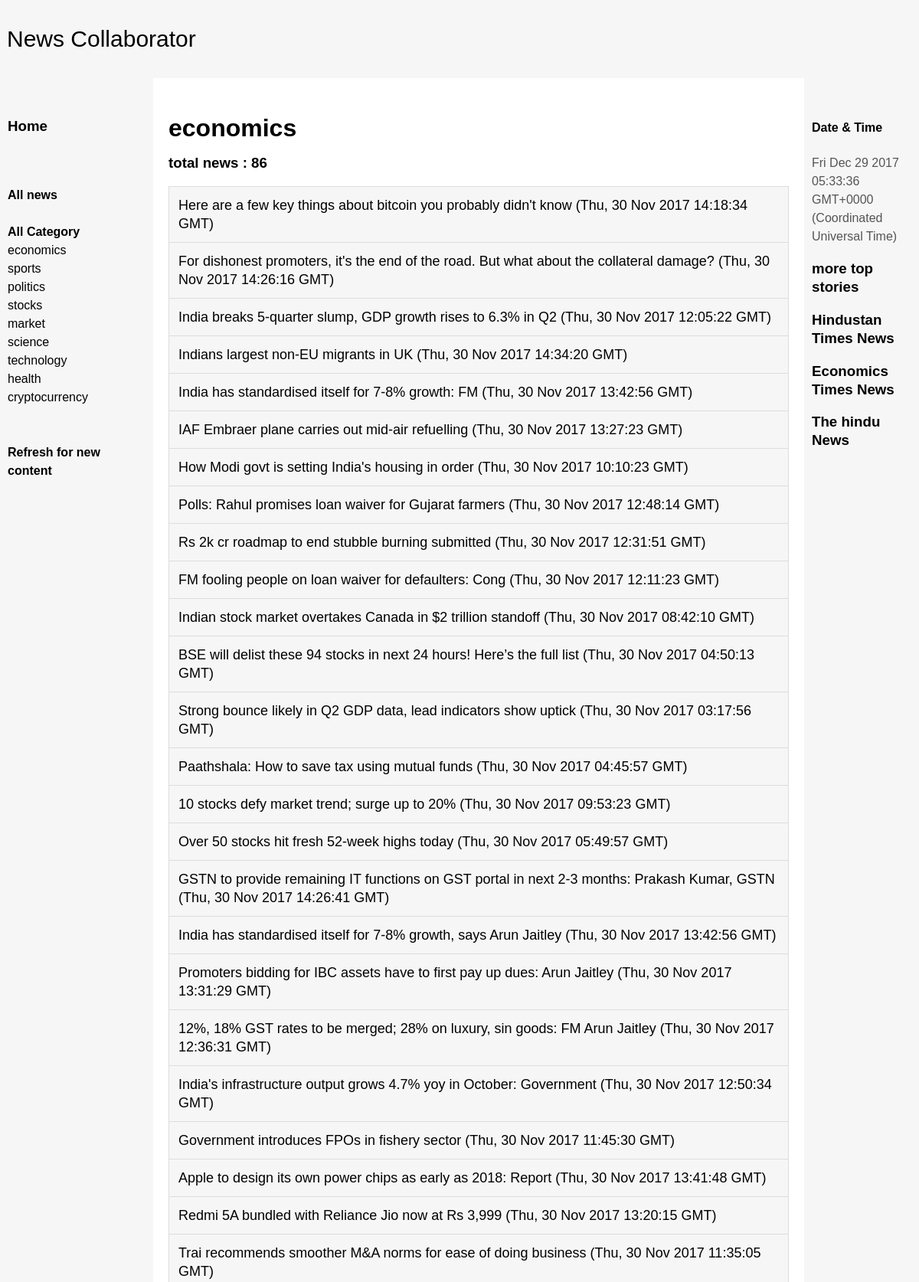
Screenshot of /catalog/economics/ (upper part) with the database file from the repository.
### catalog/models.py (models this page shows, shortened)
class News(models.Model):
    title = models.CharField(max_length=200)
    date = models.CharField(max_length=100)
    description = models.TextField(max_length=1000, help_text="Enter a brief description of the news")
    link = models.CharField(max_length=100, help_text="hfjhhj")
    category = models.CharField(Genre, max_length=100, help_text="Select a genre for this news")
    def get_absolute_url(self):
        return reverse('news-detail', args=[str(self.id)])

### catalog/views.py (the view)
def economics(request):
    category_news = News.objects.filter(category="economics")
    category_count = News.objects.filter(category="economics").count()
    return render(
           request,
           'categories.html',
            context={'category_news':category_news,'category_count':category_count,'c':"economics"},
    )

### catalog/templates/categories.html
{% extends "base_generic.html" %}
{% block content %}
    <h1>{{ c }}</h1>
    <h3>total news : {{ category_count }}</h3>
    {% if category_news %}
    <ul id="myUL">
      {% for news in category_news %}
      <li>
        <a href="{{ news.get_absolute_url }}",style="text-decoration=none">{{ news.title }}</a> ({{news.date}})
      </li>
      {% endfor %}
    </ul>
    {% else %}
      <p>There are no news available.</p>
    {% endif %}
{% endblock %}

### catalog/templates/base_generic.html (style rules this page uses)
body { min-width: 630px; }
body { margin: 0; padding: 0; font-family:Sans-serif; line-height: 1.5em; }
#myUL { list-style-type: none; text-decoration: none !important; padding: 0; margin: 0; }
#myUL li { border: 1px solid #ddd; margin-top: -1px; background-color: #f6f6f6; padding: 12px; text-decoration: none !important; font-size: 18px; color: black; display: block; }
a { text-decoration: none ; color:black; }

### rows the page displays
News: title "Here are a few key things about bitcoin you probably didn't know", date "Thu, 30 Nov 2017 14:18:34 GMT"
News: title "For dishonest promoters, it's the end of the road. But what about the collateral damage?", date "Thu, 30 Nov 2017 14:26:16 GMT"
News: title "India breaks 5-quarter slump, GDP growth rises to 6.3% in Q2", date "Thu, 30 Nov 2017 12:05:22 GMT"
News: title "Indians largest non-EU migrants in UK", date "Thu, 30 Nov 2017 14:34:20 GMT"
News: title "India has standardised itself for 7-8% growth: FM", date "Thu, 30 Nov 2017 13:42:56 GMT"
News: title "IAF Embraer plane carries out mid-air refuelling", date "Thu, 30 Nov 2017 13:27:23 GMT"
News: title "How Modi govt is setting India's housing in order", date "Thu, 30 Nov 2017 10:10:23 GMT"
News: title "Polls: Rahul promises loan waiver for Gujarat farmers", date "Thu, 30 Nov 2017 12:48:14 GMT"
News: title "Rs 2k cr roadmap to end stubble burning submitted", date "Thu, 30 Nov 2017 12:31:51 GMT"
News: title "FM fooling people on loan waiver for defaulters: Cong", date "Thu, 30 Nov 2017 12:11:23 GMT"
News: title "Indian stock market overtakes Canada in $2 trillion standoff", date "Thu, 30 Nov 2017 08:42:10 GMT"
News: title "BSE will delist these 94 stocks in next 24 hours! Here’s the full list", date "Thu, 30 Nov 2017 04:50:13 GMT"
News: title "Strong bounce likely in Q2 GDP data, lead indicators show uptick", date "Thu, 30 Nov 2017 03:17:56 GMT"
News: title "Paathshala: How to save tax using mutual funds", date "Thu, 30 Nov 2017 04:45:57 GMT"
News: title "10 stocks defy market trend; surge up to 20%", date "Thu, 30 Nov 2017 09:53:23 GMT"
News: title "Over 50 stocks hit fresh 52-week highs today", date "Thu, 30 Nov 2017 05:49:57 GMT"
News: title "GSTN to provide remaining IT functions on GST portal in next 2-3 months: Prakash Kumar, GSTN", date "Thu, 30 Nov 2017 14:26:41 GMT"
News: title "India has standardised itself for 7-8% growth, says Arun Jaitley", date "Thu, 30 Nov 2017 13:42:56 GMT"
News: title "Promoters bidding for IBC assets have to first pay up dues: Arun Jaitley", date "Thu, 30 Nov 2017 13:31:29 GMT"
News: title "12%, 18% GST rates to be merged; 28% on luxury, sin goods: FM Arun Jaitley", date "Thu, 30 Nov 2017 12:36:31 GMT"
News: title "India's infrastructure output grows 4.7% yoy in October: Government", date "Thu, 30 Nov 2017 12:50:34 GMT"
News: title "Government introduces FPOs in fishery sector", date "Thu, 30 Nov 2017 11:45:30 GMT"
News: title "Apple to design its own power chips as early as 2018: Report", date "Thu, 30 Nov 2017 13:41:48 GMT"
News: title "Redmi 5A bundled with Reliance Jio now at Rs 3,999", date "Thu, 30 Nov 2017 13:20:15 GMT"
News: title "Trai recommends smoother M&A norms for ease of doing business", date "Thu, 30 Nov 2017 11:35:05 GMT"

### other values shown
{{ c }} "economics"
{{ category_count }} "86"
